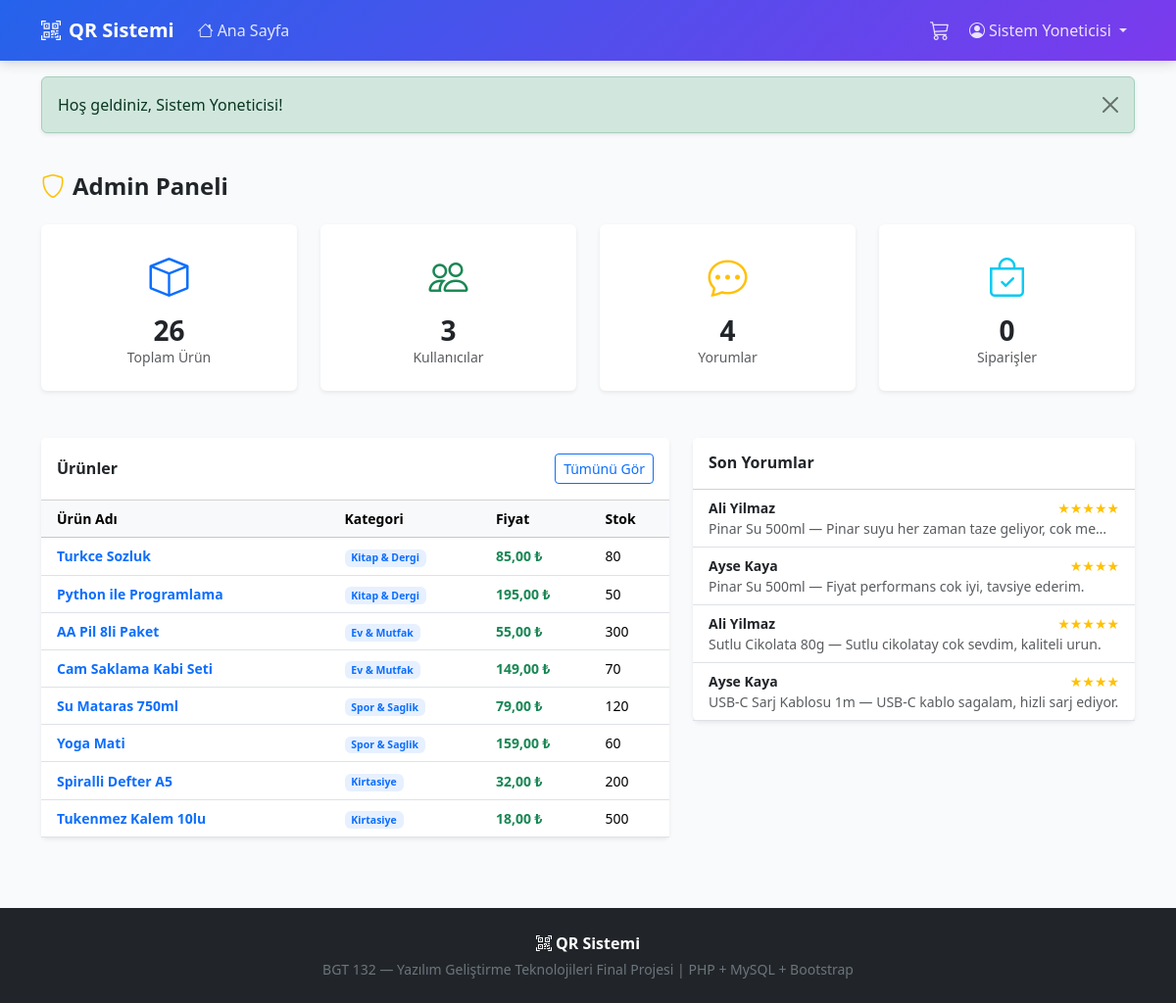
Screenshot of /src/modules/admin/panel.php (signed in) with the database file from the repository.
### tables this page shows
CREATE TABLE IF NOT EXISTS urunler (
    id          INT AUTO_INCREMENT PRIMARY KEY,
    ad          VARCHAR(200)  NOT NULL,
    aciklama    TEXT          NULL,
    kategori_id INT           NOT NULL,
    fiyat       DECIMAL(10,2) DEFAULT 0.00,
    stok        INT           DEFAULT 100,
    qr_token    VARCHAR(64)   NOT NULL UNIQUE,
    resim       VARCHAR(500)  NULL,
    olusturma   DATETIME      DEFAULT CURRENT_TIMESTAMP,
    FOREIGN KEY (kategori_id) REFERENCES kategoriler(id)
);

CREATE TABLE IF NOT EXISTS kategoriler (
    id    INT AUTO_INCREMENT PRIMARY KEY,
    ad    VARCHAR(100) NOT NULL,
    slug  VARCHAR(100) NOT NULL UNIQUE,
    ikon  VARCHAR(50)  DEFAULT 'bi-box',
    renk  VARCHAR(30)  DEFAULT 'primary'
);

CREATE TABLE IF NOT EXISTS yorumlar (
    id           INT AUTO_INCREMENT PRIMARY KEY,
    urun_id      INT     NOT NULL,
    kullanici_id INT     NOT NULL,
    puan         TINYINT NOT NULL,
    metin        TEXT    NOT NULL,
    tarih        DATETIME DEFAULT CURRENT_TIMESTAMP,
    FOREIGN KEY (urun_id)      REFERENCES urunler(id)      ON DELETE CASCADE,
    FOREIGN KEY (kullanici_id) REFERENCES kullanicilar(id) ON DELETE CASCADE,
    UNIQUE KEY tek_yorum (urun_id, kullanici_id)
);

CREATE TABLE IF NOT EXISTS kullanicilar (
    id            INT AUTO_INCREMENT PRIMARY KEY,
    ad_soyad      VARCHAR(100)  NOT NULL,
    kullanici_adi VARCHAR(50)   NOT NULL UNIQUE,
    email         VARCHAR(100)  NOT NULL UNIQUE,
    sifre         VARCHAR(255)  NOT NULL,
    rol           ENUM('uye','admin') DEFAULT 'uye',
    kayit_tarihi  DATETIME      DEFAULT CURRENT_TIMESTAMP,
    son_giris     DATETIME      NULL
);

### src/utils/yardimcilar.php (called while the page is built, shortened)
<?php
function temizle(?string $s): string {
    return htmlspecialchars((string)$s, ENT_QUOTES, 'UTF-8');
}
function fiyat(float $f): string {
    return number_format($f, 2, ',', '.') . ' ₺';
}
function url(string $yol = ''): string {
    $base = '';
    return $base . '/' . ltrim($yol, '/');
}

### src/modules/admin/panel.php (the view, shortened to what this page needs)
<?php
require_once __DIR__ . '/../src/core/Oturum.php';
require_once __DIR__ . '/../src/utils/yardimcilar.php';
$db = Veritabani::baglan();
$urunSayisi    = $db->query("SELECT COUNT(*) FROM urunler")->fetchColumn();
$kulSayisi     = $db->query("SELECT COUNT(*) FROM kullanicilar")->fetchColumn();
$yorumSayisi   = $db->query("SELECT COUNT(*) FROM yorumlar")->fetchColumn();
$siparisSayisi = $db->query("SELECT COUNT(*) FROM siparisler")->fetchColumn();
$sonUrunler    = $db->query("SELECT u.*, k.ad AS kategori_adi FROM urunler u JOIN kategoriler k ON u.kategori_id=k.id ORDER BY u.id DESC LIMIT 8")->fetchAll();
$sonYorumlar   = $db->query("SELECT y.*, ku.ad_soyad, ur.ad AS urun_adi FROM yorumlar y JOIN kullanicilar ku ON y.kullanici_id=ku.id JOIN urunler ur ON y.urun_id=ur.id ORDER BY y.tarih DESC LIMIT 5")->fetchAll();
include __DIR__ . '/../src/ui/header.php';
?>
<div class="d-flex justify-content-between align-items-center mb-4">
    <h4 class="fw-bold mb-0"><i class="bi bi-shield me-2 text-warning"></i>Admin Paneli</h4>
</div>
<div class="row g-4 mb-5">
<?php
$kartlar = [
    ['başlık'=>'Toplam Ürün',    'değer'=>$urunSayisi,    'ikon'=>'bi-box',          'renk'=>'primary'],
    ['başlık'=>'Kullanıcılar',   'değer'=>$kulSayisi,     'ikon'=>'bi-people',       'renk'=>'success'],
    ['başlık'=>'Yorumlar',       'değer'=>$yorumSayisi,   'ikon'=>'bi-chat-dots',    'renk'=>'warning'],
    ['başlık'=>'Siparişler',     'değer'=>$siparisSayisi, 'ikon'=>'bi-bag-check',    'renk'=>'info'],
];
foreach ($kartlar as $k): ?>
<div class="col-md-3">
    <div class="card border-0 shadow-sm p-4 text-center">
        <i class="bi <?= $k['ikon'] ?> fs-1 text-<?= $k['renk'] ?> mb-2"></i>
        <h3 class="fw-bold mb-0"><?= $k['değer'] ?></h3>
        <p class="text-muted small mb-0"><?= $k['başlık'] ?></p>
    </div>
</div>
<?php endforeach; ?>
</div>
<div class="row g-4">
<div class="col-lg-7">
    <div class="card border-0 shadow-sm">
        <div class="card-header bg-white py-3 d-flex justify-content-between align-items-center">
            <h6 class="fw-bold mb-0">Ürünler</h6>
            <a href="<?= url('urunler.php') ?>" class="btn btn-sm btn-outline-primary">Tümünü Gör</a>
        </div>
        <table class="table table-hover mb-0 small align-middle">
            <thead class="table-light"><tr><th class="ps-3">Ürün Adı</th><th>Kategori</th><th>Fiyat</th><th>Stok</th></tr></thead>
            <tbody>
            <?php foreach ($sonUrunler as $u): ?>
            <tr>
                <td class="ps-3"><a href="<?= url('urun.php?id='.$u['id']) ?>" class="text-decoration-none fw-semibold"><?= temizle($u['ad']) ?></a></td>
                <td><span class="badge bg-primary bg-opacity-10 text-primary"><?= temizle($u['kategori_adi']) ?></span></td>
                <td class="text-success fw-semibold"><?= fiyat($u['fiyat']) ?></td>
                <td><?= $u['stok'] ?></td>
            </tr>
            <?php endforeach; ?>
            </tbody>
        </table>
    </div>
</div>
<div class="col-lg-5">
    <div class="card border-0 shadow-sm">
        <div class="card-header bg-white py-3"><h6 class="fw-bold mb-0">Son Yorumlar</h6></div>
        <div class="card-body p-0">
        <?php if (empty($sonYorumlar)): ?>
            <p class="text-muted small text-center py-3">Henüz yorum yok.</p>
        <?php else: ?>
            <?php foreach ($sonYorumlar as $y): ?>
            <div class="border-bottom px-3 py-2">
                <div class="d-flex justify-content-between">
                    <strong class="small"><?= temizle($y['ad_soyad']) ?></strong>
                    <span class="text-warning small"><?= str_repeat('★', $y['puan']) ?></span>
                </div>
                <p class="small text-muted mb-0 text-truncate"><?= temizle($y['urun_adi']) ?> — <?= temizle($y['metin']) ?></p>
            </div>
            <?php endforeach; ?>
        <?php endif; ?>
        </div>
    </div>
</div>
</div>
<?php include __DIR__ . '/../src/ui/footer.php'; ?>

### src/ui/header.php (style rules this page uses)
:root { --mavi:#2563eb; --mor:#7c3aed; }
body { background:#f8fafc; font-family:'Segoe UI',sans-serif; }

### rows the page displays
urunler: ad "Turkce Sozluk", kategori.ad "Kitap & Dergi", fiyat "85,00 ₺", stok "80"
urunler: ad "Python ile Programlama", kategori.ad "Kitap & Dergi", fiyat "195,00 ₺", stok "50"
urunler: ad "AA Pil 8li Paket", kategori.ad "Ev & Mutfak", fiyat "55,00 ₺", stok "300"
urunler: ad "Cam Saklama Kabi Seti", kategori.ad "Ev & Mutfak", fiyat "149,00 ₺", stok "70"
urunler: ad "Su Mataras 750ml", kategori.ad "Spor & Saglik", fiyat "79,00 ₺", stok "120"
urunler: ad "Yoga Mati", kategori.ad "Spor & Saglik", fiyat "159,00 ₺", stok "60"
urunler: ad "Spiralli Defter A5", kategori.ad "Kirtasiye", fiyat "32,00 ₺", stok "200"
urunler: ad "Tukenmez Kalem 10lu", kategori.ad "Kirtasiye", fiyat "18,00 ₺", stok "500"
yorumlar: kullanici.ad_soyad "Ali Yilmaz", puan "★★★★★", urun.ad "Pinar Su 500ml", metin "Pinar suyu her zaman taze geliyor, cok me…"
yorumlar: kullanici.ad_soyad "Ayse Kaya", puan "★★★★", urun.ad "Pinar Su 500ml", metin "Fiyat performans cok iyi, tavsiye ederim."
yorumlar: kullanici.ad_soyad "Ali Yilmaz", puan "★★★★★", urun.ad "Sutlu Cikolata 80g", metin "Sutlu cikolatay cok sevdim, kaliteli urun."
yorumlar: kullanici.ad_soyad "Ayse Kaya", puan "★★★★", urun.ad "USB-C Sarj Kablosu 1m", metin "USB-C kablo sagalam, hizli sarj ediyor."

### other values shown
temizle(Oturum::getAd()) "Sistem Yoneticisi"
temizle($f['mesaj']) "Hoş geldiniz, Sistem Yoneticisi!"
$k['değer'] "26"
$k['başlık'] "Toplam Ürün"
$k['değer'] "3"
$k['başlık'] "Kullanıcılar"
$k['değer'] "4"
$k['başlık'] "Yorumlar"
$k['değer'] "0"
$k['başlık'] "Siparişler"
